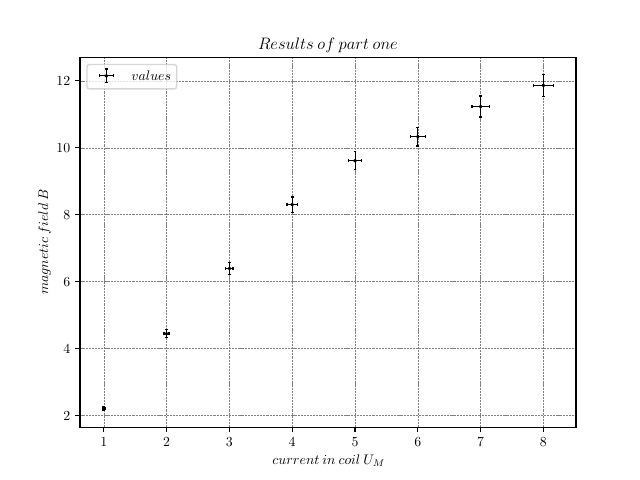

Python code for this plot:
import numpy as np
import matplotlib

matplotlib.rcParams['text.usetex'] = True
import matplotlib.pyplot as plt

fig = plt.figure()
x = [8, 7, 6, 5, 4, 3, 2, 1]
y = [11.86, 11.23, 10.33, 9.61, 8.3, 6.39, 4.44, 2.21]
xerr = [0.16, 0.14, 0.12, 0.1, 0.08, 0.06, 0.04, 0.02]
yerr = [0.33, 0.31, 0.28, 0.27, 0.23, 0.18, 0.12, 0.06]

plt.errorbar(x=x, y=y, xerr=xerr, yerr=yerr, fmt='.k', elinewidth=0.5, markersize=2.5, capsize=1, color="black",
             label=r'$values$')
plt.ylabel(r'$magnetic\:field\:B$')
plt.xlabel(r'$current\:in\:coil\:U_M$')
plt.grid(color='grey', linestyle='--', linewidth=0.2)
plt.legend(loc='best')
plt.title(r'$Results\:of\:part\:one$')
plt.savefig('plot_1.pdf')
plt.show()